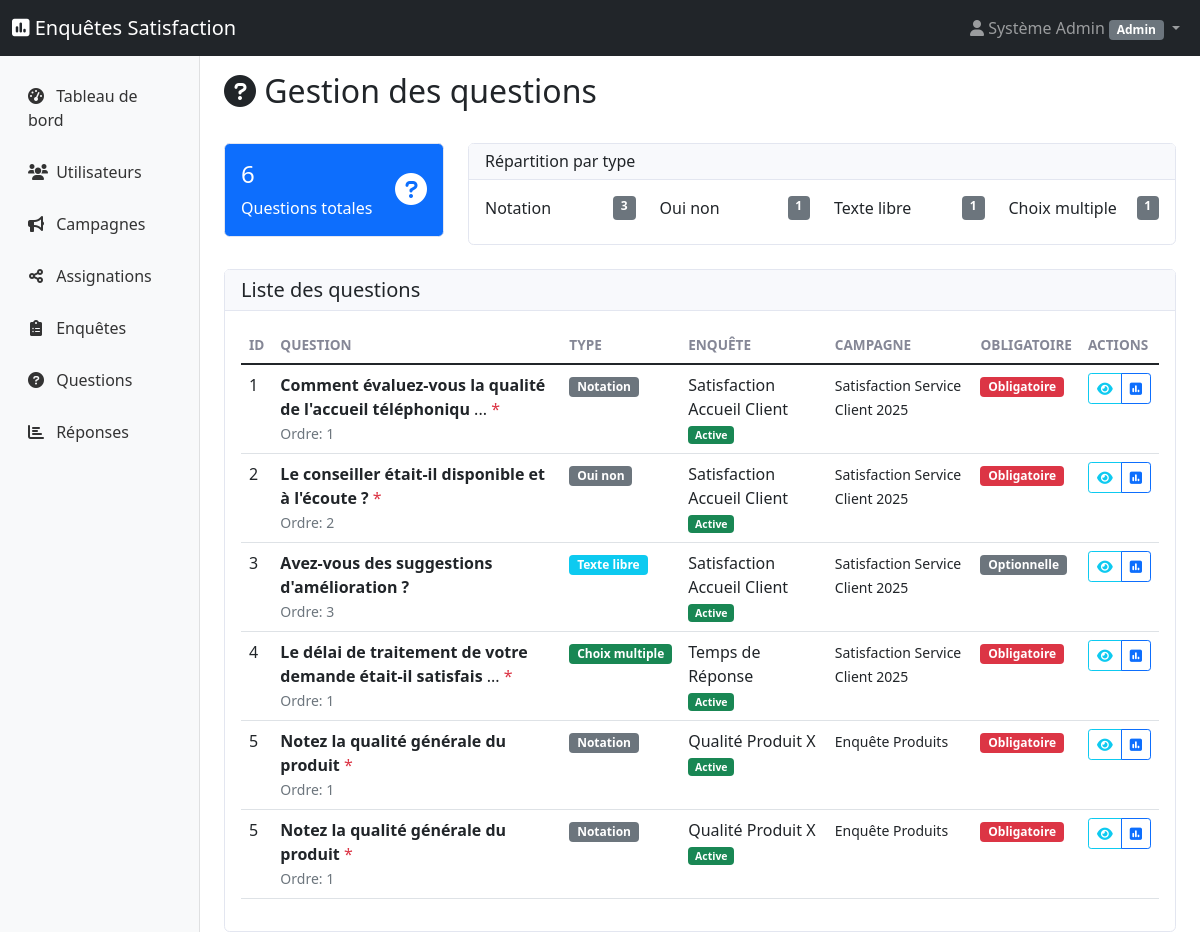
The app's page /?controller=Admin&action=questions (signed in) with its own data.
### tables this page shows
CREATE TABLE IF NOT EXISTS questions (
    id INT AUTO_INCREMENT PRIMARY KEY,
    enquete_id INT NOT NULL,
    texte TEXT NOT NULL,
    type_question ENUM('texte_libre', 'choix_multiple', 'notation', 'oui_non') NOT NULL,
    options_json TEXT,  
    obligatoire BOOLEAN NOT NULL DEFAULT FALSE,
    ordre_affichage INT NOT NULL DEFAULT 1,
    date_creation TIMESTAMP DEFAULT CURRENT_TIMESTAMP,
    FOREIGN KEY (enquete_id) REFERENCES enquetes(id) ON DELETE CASCADE,
    INDEX idx_enquete (enquete_id),
    INDEX idx_type (type_question),
    INDEX idx_ordre (ordre_affichage)
);

### app/Controllers/BaseController.php (called while the page is built, shortened)
<?php
abstract class BaseController {
    protected $currentUser;
    public function __construct() {
        $this->currentUser = $_SESSION['user'] ?? null;
    }
    protected function view(string $viewPath, array $data = []): void {
        $data['currentUser'] = $this->currentUser;
        extract($data);
        $template = $this->getTemplate();
        $content = $this->loadView($viewPath, $data);
        include __DIR__ . "/../Views/{$template}/layout.php";
    }
    protected function loadView(string $viewPath, array $data = []): string {
        $data['currentUser'] = $this->currentUser;
        extract($data);
        include __DIR__ . "/../Views/{$viewPath}.php";
        return ob_get_clean();
    }
    protected function getTemplate(): string {
        if ($this->currentUser) {
            return ($this->currentUser['role'] === 'client') ? 'frontoffice' : 'backoffice';
        }
        return 'frontoffice';
    }
}

### app/Controllers/AdminController.php (called while the page is built, shortened)
<?php
require_once 'BaseController.php';
class AdminController extends BaseController {
    private $questionModel;
    public function __construct() {
        $this->questionModel = new Question();
    }
    public function questions(): void {
        try {
            $questions = $this->questionModel->findAll();
            $stats = [
                'total' => count($questions),
                'par_type' => []
            ];
            foreach ($questions as $question) {
                $type = $question['type_question'];
                if (!isset($stats['par_type'][$type])) {
                    $stats['par_type'][$type] = 0;
                }
                $stats['par_type'][$type]++;
            }
            $this->view('admin/questions/index', [
                'questions' => $questions,
                'stats' => $stats,
                'flash_messages' => $this->getFlashMessages()
            ]);
        } catch (Exception $e) {
            $this->flash('error', 'Erreur lors du chargement des questions : ' . $e->getMessage());
            $this->redirect('?controller=Admin&action=dashboard');
        }
    }
}

### config/bootstrap.php (called while the page is built, shortened)
<?php
class Application {
    private $action;
    public function __construct() {
        $this->loadController();
    }
    private function parseUrl(): void {
        $this->action = $_GET['action'] ?? DEFAULT_ACTION;
    }
    private function loadController(): void {
        try {
            $controller = new $controllerName();
            call_user_func_array([$controller, $this->action], []);
        } catch (Exception $e) {
            Utils::log('Erreur dans le contrôleur: ' . $e->getMessage(), 'ERROR');
            $this->handleError(500, 'Erreur interne du serveur');
        }
    }
    public static function run(): void {
        new self();
    }
}

### public/index.php (called while the page is built, shortened)
<?php
try {
    require_once __DIR__ . '/../config/bootstrap.php';
    Application::run();
} catch (Throwable $e) {
    echo "<h1>Erreur de l'application</h1>";
    echo "<p><strong>Message :</strong> " . $e->getMessage() . "</p>";
    echo "<p><strong>Fichier :</strong> " . $e->getFile() . " ligne " . $e->getLine() . "</p>";
    echo "<pre>" . $e->getTraceAsString() . "</pre>";
}

### config/database.php (called while the page is built, shortened)
<?php
class Database {
    private static $instance = null;
    private $pdo;
    private function __construct() {
        try {
            $dsn = "mysql:host=" . self::HOST . ";dbname=" . self::DB_NAME . ";charset=" . self::CHARSET;
            $options = [
                PDO::ATTR_ERRMODE => PDO::ERRMODE_EXCEPTION,
                PDO::ATTR_DEFAULT_FETCH_MODE => PDO::FETCH_ASSOC,
                PDO::ATTR_EMULATE_PREPARES => false,
                PDO::MYSQL_ATTR_INIT_COMMAND => "SET NAMES " . self::CHARSET
            ];
            $this->pdo = new PDO($dsn, self::USERNAME, self::PASSWORD, $options);
        } catch (PDOException $e) {
            throw new Exception("Erreur de connexion à la base de données : " . $e->getMessage());
        }
    }
    public static function getInstance(): Database {
        if (self::$instance === null) {
            self::$instance = new self();
        }
        return self::$instance;
    }
    public function getConnection(): PDO {
        return $this->pdo;
    }
}

### app/Models/BaseModel.php (called while the page is built, shortened)
<?php
require_once __DIR__ . '/../../config/database.php';
abstract class BaseModel {
    protected $pdo;
    protected $table;
    public function __construct() {
        $this->pdo = Database::getInstance()->getConnection();
    }
    public function findAll(): array {
        $stmt = $this->pdo->query("SELECT * FROM {$this->table}");
        return $stmt->fetchAll();
    }
}

### app/Views/admin/questions/index.php (the view, shortened to what this page needs)
<div class="d-flex justify-content-between align-items-center mb-4">
    <h2><i class="fas fa-question-circle"></i> Gestion des questions</h2>
</div>
<div class="row mb-4">
    <div class="col-md-3">
        <div class="card bg-primary text-white">
            <div class="card-body">
                <div class="d-flex justify-content-between">
                    <div>
                        <h4 class="card-title"><?= $stats['total'] ?></h4>
                        <p class="card-text">Questions totales</p>
                    </div>
                    <div class="align-self-center">
                        <i class="fas fa-question-circle fa-2x"></i>
                    </div>
                </div>
            </div>
        </div>
    </div>
    <div class="col-md-9">
        <div class="card">
            <div class="card-header">
                <h6 class="mb-0">Répartition par type</h6>
            </div>
            <div class="card-body">
                <div class="row">
                    <?php foreach ($stats['par_type'] as $type => $count): ?>
                        <div class="col-md-3 mb-2">
                            <div class="d-flex justify-content-between">
                                <span><?= ucfirst(str_replace('_', ' ', $type)) ?></span>
                                <span class="badge bg-secondary"><?= $count ?></span>
                            </div>
                        </div>
                    <?php endforeach; ?>
                </div>
            </div>
        </div>
    </div>
</div>
<div class="card">
    <div class="card-header">
        <h5 class="mb-0">Liste des questions</h5>
    </div>
    <div class="card-body">
        <?php if (empty($questions)): ?>
            <div class="text-center py-4">
                <i class="fas fa-question-circle fa-3x text-muted"></i>
                <h6 class="mt-3 text-muted">Aucune question trouvée</h6>
                <p class="text-muted">Il n'y a pas encore de questions dans le système.</p>
            </div>
        <?php else: ?>
            <div class="table-responsive">
                <table class="table table-hover">
                    <thead>
                        <tr>
                            <th>ID</th>
                            <th>Question</th>
                            <th>Type</th>
                            <th>Enquête</th>
                            <th>Campagne</th>
                            <th>Obligatoire</th>
                            <th>Actions</th>
                        </tr>
                    </thead>
                    <tbody>
                        <?php foreach ($questions as $question): ?>
                            <tr>
                                <td><?= $question['id'] ?></td>
                                <td>
                                    <div>
                                        <strong><?= htmlspecialchars(substr($question['texte'], 0, 60)) ?></strong>
                                        <?= strlen($question['texte']) > 60 ? '...' : '' ?>
                                        <?php if ($question['obligatoire']): ?>
                                            <span class="text-danger">*</span>
                                        <?php endif; ?>
                                    </div>
                                    <small class="text-muted">Ordre: <?= $question['ordre_affichage'] ?? 'Non défini' ?></small>
                                </td>
                                <td>
                                    <span class="badge bg-<?=
                                        $question['type_question'] === 'texte_libre' ? 'info' :
                                        ($question['type_question'] === 'choix_unique' ? 'primary' :
                                        ($question['type_question'] === 'choix_multiple' ? 'success' :
                                        ($question['type_question'] === 'echelle' ? 'warning' : 'secondary')))
                                    ?>">
                                        <?= ucfirst(str_replace('_', ' ', $question['type_question'])) ?>
                                    </span>
                                </td>
                                <td>
                                    <div>
                                        <?= htmlspecialchars($question['enquete_titre'] ?? 'Non définie') ?>
                                    </div>
                                    <small class="text-muted">
                                        <span class="badge bg-<?=
                                            ($question['enquete_statut'] ?? '') === 'active' ? 'success' :
                                            (($question['enquete_statut'] ?? '') === 'brouillon' ? 'secondary' : 'warning')
                                        ?>">
                                            <?= ucfirst($question['enquete_statut'] ?? 'Inconnue') ?>
                                        </span>
                                    </small>
                                </td>
                                <td>
                                    <?php if (!empty($question['campagne_nom'])): ?>
                                        <small><?= htmlspecialchars($question['campagne_nom']) ?></small>
                                    <?php else: ?>
                                        <small class="text-muted">Non définie</small>
                                    <?php endif; ?>
                                </td>
                                <td>
                                    <?php if ($question['obligatoire']): ?>
                                        <span class="badge bg-danger">Obligatoire</span>
                                    <?php else: ?>
                                        <span class="badge bg-secondary">Optionnelle</span>
                                    <?php endif; ?>
                                </td>
                                <td>
                                    <div class="btn-group btn-group-sm">
                                        <a href="?controller=Admin&action=viewQuestion&id=<?= $question['id'] ?>"
                                           class="btn btn-outline-info" title="Voir détails">
                                            <i class="fas fa-eye"></i>
                                        </a>
                                        <a href="?controller=Agent&action=viewEnquete&id=<?= $question['enquete_id'] ?>"
                                           class="btn btn-outline-primary" title="Voir enquête">
                                            <i class="fas fa-poll"></i>
                                        </a>
                                    </div>
                                </td>
                            </tr>
                        <?php endforeach; ?>
                    </tbody>
                </table>
            </div>
        <?php endif; ?>
    </div>
</div>

### public/css/backoffice.css (style rules this page uses)
.card { border: 1px solid #e3e6f0; border-radius: 0.35rem; }
.card-header { background-color: #f8f9fc; border-bottom: 1px solid #e3e6f0; }
.table th { border-top: none; font-weight: 600; text-transform: uppercase; font-size: 0.85rem; color: #858796; }
.table-responsive { border-radius: 0.35rem; }

### records on screen
questions: type_question "Notation", count "3", id "5", texte "Notez la qualité générale du produit", ordre_affichage "1", enquete_titre "Qualité Produit X", enquete_statut "Active", campagne_nom "Enquête Produits", obligatoire "Obligatoire"
questions: id "3", texte "Avez-vous des suggestions d'amélioration ?", ordre_affichage "3", type_question "Texte libre", enquete_titre "Satisfaction Accueil Client", enquete_statut "Active", campagne_nom "Satisfaction Service Client 2025", obligatoire "Optionnelle"
questions: id "4", texte "Le délai de traitement de votre demande était-il satisfais", ordre_affichage "1", type_question "Choix multiple", enquete_titre "Temps de Réponse", enquete_statut "Active", campagne_nom "Satisfaction Service Client 2025", obligatoire "Obligatoire"

### other values on screen
$currentUser['role'] "Admin"
$stats['total'] "6"
str_replace('_', ' ', $type) "Oui non"
$count "1"
str_replace('_', ' ', $type) "Texte libre"
str_replace('_', ' ', $type) "Choix multiple"
$question['id'] "1"
substr($question['texte'], 0, 60) "Comment évaluez-vous la qualité de l'accueil téléphoniqu"
$question['ordre_affichage'] "1"
str_replace('_', ' ', $question['type_question']) "Notation"
$question['enquete_titre'] "Satisfaction Accueil Client"
$question['enquete_statut'] "Active"
$question['campagne_nom'] "Satisfaction Service Client 2025"
$question['id'] "2"
substr($question['texte'], 0, 60) "Le conseiller était-il disponible et à l'écoute ?"
